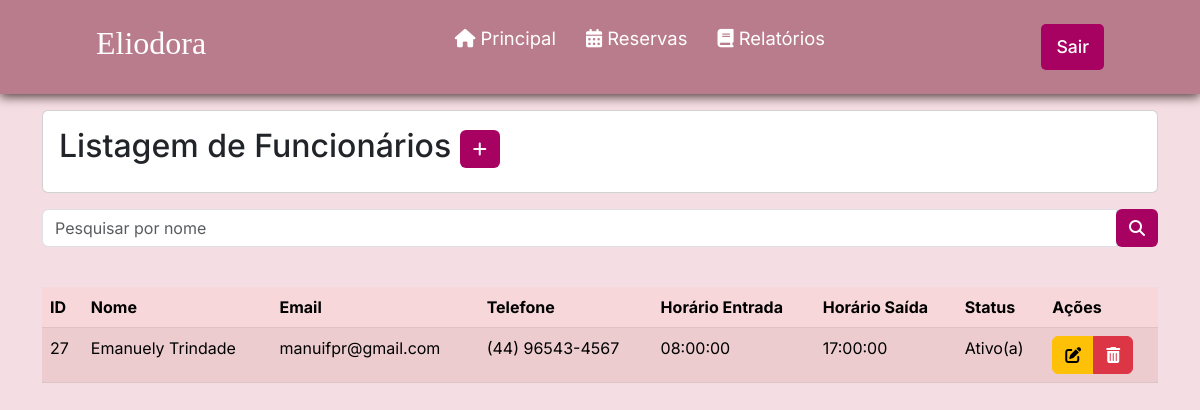
/listarFuncionario.php (signed in), run on the app's committed database.
### tables this page shows
CREATE TABLE `funcionario` (
  `id` int(11) NOT NULL,
  `status` int(1) NOT NULL DEFAULT 1,
  `nome` varchar(100) NOT NULL,
  `cpf` varchar(15) NOT NULL,
  `dataNascimento` date NOT NULL,
  `genero` varchar(1) NOT NULL,
  `estado` varchar(100) NOT NULL,
  `cidade` varchar(100) NOT NULL,
  `bairro` varchar(100) NOT NULL,
  `endereco` varchar(100) NOT NULL,
  `numeroEndereco` int(11) NOT NULL,
  `cep` varchar(15) NOT NULL,
  `email` varchar(45) NOT NULL,
  `telefone` varchar(45) NOT NULL,
  `senha` varchar(100) NOT NULL,
  `confirma` varchar(100) NOT NULL,
  `dataAdmissao` date NOT NULL,
  `salario` double(11,2) NOT NULL,
  `cargo` varchar(45) NOT NULL,
  `horarioEntrada` time NOT NULL,
  `horarioSaida` time NOT NULL
);

### listarFuncionario.php (the view, shortened to what this page needs)
<?php
require_once("conexao.php");
$V_WHERE = " ";
$sql = "SELECT * FROM funcionario
        WHERE 1 = 1 " . $V_WHERE;
$resultado = mysqli_query($conexao, $sql);
?>
<?php require_once("cabecalho.php"); ?>
<div class="container">
<div class="card mt-3 mb-3">
  <div class="card-body">
    <h2 class="card-title">Listagem de Funcionários
      <a href="cadastrarFuncionario.php" class="btn btn-sn" style="background-color: #a70162; color: #fff;"><i class="fa-solid fa-plus"></i>
      </a>
    </h2>
  </div>
</div>
<form method="post">
  <div class="input-group mb-3">
    <input type="text" name="nome" id="nome" class="form-control" placeholder="Pesquisar por nome" aria-label="Recipient's username" aria-describedby="basic-addon2">
    <div class="input-group-append">
      <button name="pesquisar" class="btn" style="background-color: #a70162; color: #fff;" type="submit"><i class="fa-solid fa-magnifying-glass"></i> </button>
    </form>
</div>
<br>
<div class="table-responsive">
<table class="table table-danger table-striped custom-table">
  <thead>
    <tr>
      <th scope="col">ID</th>
      <th scope="col">Nome</th>
      <th scope="col">Email</th>
      <th scope="col">Telefone</th>
      <th scope="col">Horário Entrada</th>
      <th scope="col">Horário Saída</th>
      <th scope="col">Status</th>
      <th scope="col">Ações</th>
    </tr>
  </thead>
  <tbody>
    <?php while ($linha = mysqli_fetch_array($resultado)) { ?>
      <tr>
        <td><?= $linha['id'] ?></th>
        <td><?= $linha['nome'] ?></td>
        <td><?= $linha['email'] ?></td>
        <td><?= $linha['telefone'] ?></td>
        <td><?= $linha['horarioEntrada'] ?></td>
        <td><?= $linha['horarioSaida'] ?></td>
        <td>
        <?php
        if ($linha['status'] == 1) {
          echo 'Ativo(a)';
        } else {
          echo 'Inativo(a)';
        }
        ?>
      </td>
        <td>
          <div class="btn-group">
            <a href="alterarFuncionario.php?id=<?= $linha['id'] ?>" class="btn btn-warning">
              <i class="fa-solid fa-pen-to-square"></i>
            </a>
            <a href="listarFuncionario.php?id=<?= $linha['id'] ?>" class="btn btn-danger" onclick="return confirm('Confirma exclusão')">
              <i class="fa-solid fa-trash-can"></i>
            </a>
          </div>
        </td>
      </tr>
    <?php } ?>
  </tbody>
</table>
</div>
</body>
</html>

### css/style.css (style rules this page uses)
* { padding: 0; margin: 0; font-family: 'Inter', sans-serif; }
body { background-color: #f4dde3; }
header { background-color: #b97c8c; box-shadow: 0px 3px 10px #563f3f; }
.nav-bar { display: flex; justify-content: space-between; padding: 1.5rem 6rem; }
.logo { display: flex; align-items: center; }
.logo h2 { color: #fff; }
.nav-list { display: flex; align-items: center; }
.nav-list ul { display: flex; justify-content: center; list-style: none; }
.nav-item { margin: 0 15px; }
.nav-link { text-decoration: none; font-size: 1.15rem; color: #ffffff; font-weight: 400; }
.login-button button { border: none; padding: 10px 15px; border-radius: 5px; background-color: #a70162; }
.login-button button a { text-decoration: none; color: #fff; font-weight: 500; font-size: 1.1rem; }

### data on the page
funcionario: id "27", nome "Emanuely Trindade", email "manuifpr@gmail.com", telefone "(44) 96543-4567", horarioEntrada "08:00:00", horarioSaida "17:00:00", status "Ativo(a)"
